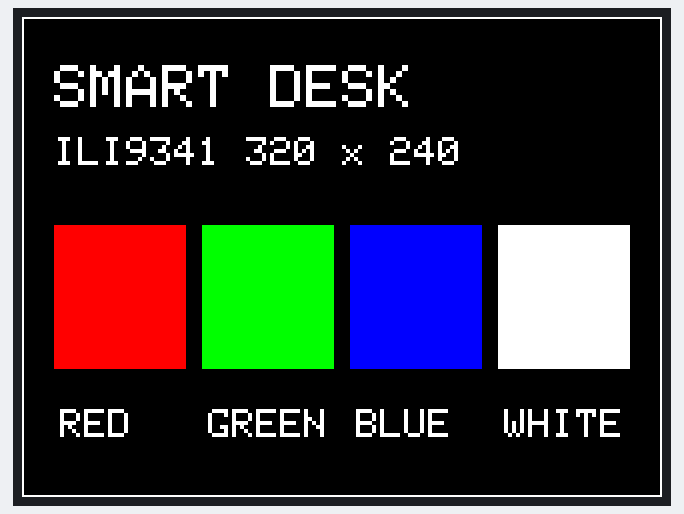
This program was run on a simulated ESP32. Shown: 320×240 colour display. What the program prints to the serial monitor is not drawn.

Above: at 0.3 s.

The program:

main.cpp
```cpp
#include <Arduino.h>
#include <SPI.h>
#include <Adafruit_ILI9341.h>

namespace {
constexpr int kTftCs = 27;
constexpr int kTftReset = 25;
constexpr int kTftDc = 26;
constexpr int kTftMosi = 23;
constexpr int kTftSck = 18;
constexpr int kTftMiso = -1;
constexpr uint8_t kRotation = 1;
constexpr uint32_t kSpiClockHz = 10000000;
constexpr uint32_t kSerialIntervalMs = 3000;

Adafruit_ILI9341 tft(&SPI, kTftDc, kTftCs, kTftReset);
uint32_t lastReportMs;

void drawPattern() {
  struct Swatch {
    uint16_t color;
    const char* label;
  };
  constexpr Swatch swatches[] = {
      {ILI9341_RED, "RED"},
      {ILI9341_GREEN, "GREEN"},
      {ILI9341_BLUE, "BLUE"},
      {ILI9341_WHITE, "WHITE"},
  };

  tft.fillScreen(ILI9341_BLACK);
  tft.drawRect(0, 0, tft.width(), tft.height(), ILI9341_WHITE);
  tft.setTextColor(ILI9341_WHITE);
  tft.setTextWrap(false);
  tft.setTextSize(3);
  tft.setCursor(16, 24);
  tft.print(F("SMART DESK"));
  tft.setTextSize(2);
  tft.setCursor(16, 60);
  tft.print(F("ILI9341 320 x 240"));

  int16_t x = 16;
  for (const Swatch& swatch : swatches) {
    tft.fillRect(x, 104, 66, 72, swatch.color);
    tft.setCursor(x + 3, 196);
    tft.print(swatch.label);
    x += 74;
  }
}

void reportDrawn() {
  Serial.printf("TFT_SMOKE drawing sent, canvas=%dx%d, rotation=%u, SPI=%lu Hz\n",
                tft.width(), tft.height(), static_cast<unsigned>(kRotation),
                static_cast<unsigned long>(kSpiClockHz));
}
}  // namespace

void setup() {
  Serial.begin(115200);
  SPI.begin(kTftSck, kTftMiso, kTftMosi, kTftCs);
  tft.begin(kSpiClockHz);
  tft.setRotation(kRotation);

  if (tft.width() != 320 || tft.height() != 240) {
    Serial.printf("TFT_SMOKE unexpected canvas=%dx%d\n", tft.width(), tft.height());
    return;
  }

  drawPattern();
  reportDrawn();
  lastReportMs = millis();
}

void loop() {
  if (tft.width() == 320 && tft.height() == 240 &&
      millis() - lastReportMs >= kSerialIntervalMs) {
    lastReportMs = millis();
    reportDrawn();
  }
  delay(10);
}
```
